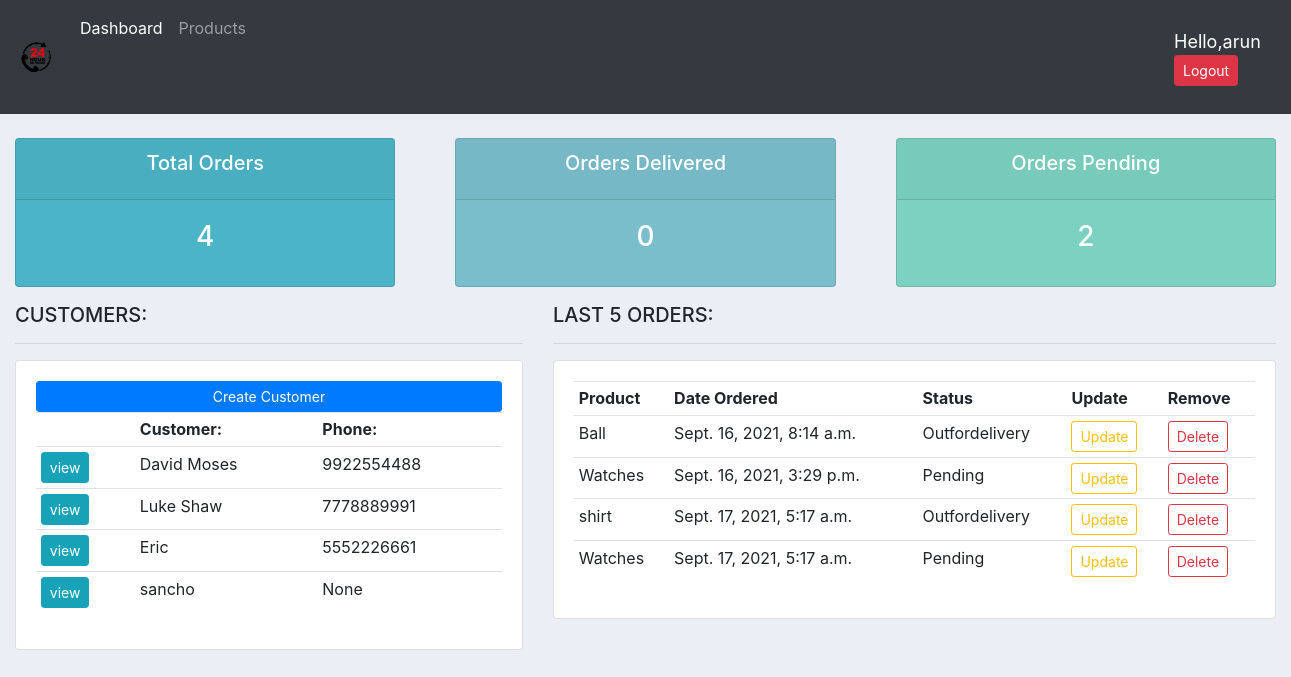
The app's page / (signed in) with its own data.
### accounts/models.py (models this page shows, shortened)
class Customer(models.Model):
    user = models.OneToOneField(User,blank=True, null=True, on_delete=models.CASCADE)
    name = models.CharField(max_length=100,null=True)
    phone = models.CharField(max_length=200,null=True)
    Email = models.EmailField(max_length=200, null=True)
    profile_pic = models.ImageField(default='Profile.png',null=True, blank=True)
    date_created = models.DateTimeField(auto_now_add=True, null=True)

class Order(models.Model):
    STATUS = (
        ('Pending','Pending'),
        ('Outfordelivery','Outfordelivery'),
        ('Delivered','Delivered'),
    )
    customer = models.ForeignKey(Customer, null=True, on_delete=models.SET_NULL)
    product = models.ForeignKey(Product, null=True, on_delete=models.SET_NULL)
    date_created = models.DateTimeField(auto_now_add=True, null=True)
    status = models.CharField(max_length=100,null=True,choices=STATUS)

class Product(models.Model):
    name = models.CharField(max_length=200, null=True)
    price = models.FloatField(null=True)
    description = models.CharField(max_length=200, null=True, blank=True)
    date_created = models.DateTimeField(auto_now_add=True, null=True)

### accounts/decorators.py (the view)
    def wrapper_function(request, *args, **kwargs):
        group = None
        if request.user.groups.exists():
            group = request.user.groups.all()[0].name
        if group == 'customer':
            return redirect('user-page')
        if group == 'admin':
            return view_func(request, *args, **kwargs)

### accounts/views.py (called while the page is built)
@login_required(login_url='login')
@admin_only
def home(request):
    customers = Customer.objects.all()
    orders = Order.objects.all()
    total_orders = orders.count()
    delivered = orders.filter(status="Delivered").count()
    pending = orders.filter(status="Pending").count()
    context = {'customers':customers,'total_orders':total_orders,'delivered':delivered,'pending':pending,'orders':orders}
    return render(request,'accounts/home.html',context)

### accounts/templates/accounts/home.html (shortened to what this page needs)
{% extends 'accounts/main.html' %}
{% block content %}
    {% include 'accounts/status.html' %}
<div class="row" style="margin-left: auto; margin-right: auto;">
    <div class="col-md-5" >
        <h5>CUSTOMERS:</h5>
        <hr>
            <div class="card card-body">
                <a class="btn btn-primary btn-sm btn-block" href="">Create Customer</a>
                <table class="table table-sm">
                    <tr>
                        <th></th>
                        <th>Customer:</th>
                        <th>Phone:</th>
                    </tr>
                    {% for customer in customers %}
                    <tr>
                        <td><a  class="btn btn-sm btn-info" href="{% url 'customer' customer.id %}">view</a></td></td>
                        <td>{{ customer.name}}</td>
                        <td>{{ customer.phone}}</td>
                    </tr>
                    {% endfor %}
                </table>
            </div>
    </div>
    <div class="col-md-7">
        <h5>LAST 5 ORDERS:</h5>
        <hr>
        <div class="card card-body">
            <table class="table table-sm">
                <tr>
                    <th>Product</th>
                    <th>Date Ordered</th>
                    <th>Status</th>
                    <th>Update</th>
                    <th>Remove</th>
                </tr>
                {% for order in orders %}
                <tr>
                    <td>{{ order.product.name }}</td>
                    <td>{{ order.date_created }}</td>
                    <td>{{ order.status }}</td>
                    <td><a href="{% url 'update' order.id %}" class="btn btn-outline-warning btn-sm ">Update</a></td>
                    <td><a href="{% url 'delete' order.id %}" class="btn btn-outline-danger btn-sm ">Delete</a></td>
                </tr>
                {% endfor %}
            </table>
        </div>
    </div>
</div>
{% endblock %}

### accounts/templates/accounts/main.html (shortened to what this page needs)
{% load static %}
<!DOCTYPE html>
<html lang="en">
<head>
    <link rel="stylesheet" href="https://stackpath.bootstrapcdn.com/bootstrap/4.3.1/css/bootstrap.min.css">
    <link rel="stylesheet" href="{% static 'css/style.css' %}">
</head>
<body>
    {% include 'accounts/navbar.html' %}
    {% block content %}
    {% endblock %}
</body>
</html>

### accounts/templates/accounts/navbar.html (shortened to what this page needs)
{% load static %}
<nav class="navbar navbar-expand-lg navbar-dark bg-dark">
    <a class="navbar-brand" href="/"><img src="{% static 'images/logo.png' %}" id="image" style="width: 40px; height:40px"></a>
    {% if request.user.is_staff %}
    <div class="collapse navbar-collapse" id="navbarNavAltMarkup">
      <div class="navbar-nav">
        <a class="nav-item nav-link active" href="{% url 'home' %}">Dashboard </a>
        <a class="nav-item nav-link" href="{% url 'products' %}">Products</a>
    {% else %}
        <a class="nav-item nav-link active" href="{% url 'account'%}">settings </a>
      </div>
    </div>
    {% endif %}
    <div class="user">
      <span>Hello,{{ user }}</span>
      <span><a href="{% url 'logout' %}" class="btn btn-sm btn-danger">Logout</a></span>
    </div>
  </nav>

### accounts/templates/accounts/status.html
<br>
<div class="row">
    <div class="col">
        <div class="col-md">
            <div class="card text-center text-white mb-3 " id="total-orders">
                <div class="card-header">
                    <h5 class="card-title">Total Orders</h5>
                </div>
                <div class="card-body">
                    <h3 class="card-title">{{ total_orders }}</h3>
                </div>
            </div>
            </div>
        </div>
        <div class="col">
            <div class="col-md">
                <div class="card text-center text-white mb-3" id="orders-delivered">
                    <div class="card-header">
                        <h5 class="card-title">Orders Delivered</h5>
                    </div>
                    <div class="card-body">
                        <h3 class="card-title">{{ delivered }}</h3>
                    </div>
                </div>
            </div>
        </div>
        <div class="col">
            <div class="col-md">
                <div class="card text-center text-white mb-3" id="orders-pending">
                    <div class="card-header">
                        <h5 class="card-title">Orders Pending</h5>
                    </div>
                    <div class="card-body">
                        <h3 class="card-title"> {{ pending }}</h3>
                    </div>
                </div>
            </div>
        </div>
</div>

### static/css/style.css (style rules this page uses)
body { background-color: #ebeff5; }
#total-orders { background-color: #4cb4c7; }
#orders-delivered { background-color: #7abecc; }
#orders-pending { background-color: #7cd1c0; }
#image { width: 40px; height: 40px; }

### accounts/templates/accounts/navbar.html (style rules this page uses)
.user { color: #fff; font-size:18px; box-sizing: border-box; margin:20px; padding: 0 0 0 900px; }

### records on screen
Customer: name "David Moses", phone "9922554488"
Customer: name "Luke Shaw", phone "7778889991"
Customer: name "Eric", phone "5552226661"
Customer: name "sancho", phone "None"
Order: product.name "Ball", date_created "Sept. 16, 2021, 8:14 a.m.", status "Outfordelivery"
Order: product.name "Watches", date_created "Sept. 16, 2021, 3:29 p.m.", status "Pending"
Order: product.name "shirt", date_created "Sept. 17, 2021, 5:17 a.m.", status "Outfordelivery"
Order: product.name "Watches", date_created "Sept. 17, 2021, 5:17 a.m.", status "Pending"

### other values on screen
{{ user }} "arun"
{{ total_orders }} "4"
{{ delivered }} "0"
{{ pending }} "2"
